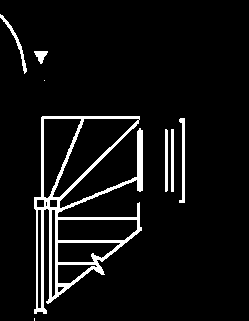
#> input picture tests/floorplan/data/arq-stair-window-thin.png, 249 x 321 px
$ python -i cleanup_base390.py   (imports and definitions only)
#> lines starting #> are read from the running program, lines starting #| are printed output that depends on the picture; after the words box and inside, x2 and y2 are one past the last pixel; in counts of white or black regions, pixels touching at a corner belong together
# КОД 390acfbc8 (база до T-171/круг 6), НЕ ПРАВИТЬ. Копия tools/floorplan/cleanup.py: отличие от оригинала — только шапка и переименованные импорты
# (cleanup→cleanup_base390, apartment_cut→apartment_cut_base390, quarter_turn→quarter_turn_base390), чтобы старая и новая функции жили в одном процессе.
# Нужна тесту tests/floorplan/test_deskew_k6flag.py: «флаги выкл = прежнее» сравнивается ПРЯМО, без золота (золото зависело от версии cv2).
"""Чистка входа листа плана перед разбором (T-20261126-98/4; решение директора 26.11): два независимых шага, оба ВЫКЛ по умолчанию.

  (б) фон скана/фото листа (серый, жёлтый, градиент света) → белый. Флаг `FP_CLEAN_BG=1`.
      Делим на поле освещённости (полином по верхней огибающей блоков), заливки комнат и линии остаются;
      цветной лист застройщика, белый лист, лист с большой заливкой, ink-ratio вне 0,8…1,3 — не трогаем.
  (а) выпрямление по линиям чертежа (две точки схода → гомография). Флаг `FP_CLEAN_RECT=1`. Применяется, только если
      доля длины линий на осях на отложенных отрезках выросла ≥ 0,08 и стала ≥ 0,55; лист «уже ровный» (≥ 0,80) не трогаем.
Увеличение мелких (в) в бой не несём: польза измерена и равна нулю. Прозрачный PNG → белый — уже в `pipeline._flat_rgb`.

    clean_sheet(pil_rgb) → (pil_rgb, ops)       # то, что зовёт pipeline.prepare(); без флагов — тот же объект, ops = []
    clean_bgr(bgr, rectify, background) → (bgr, ops, info)
Только OpenCV/numpy. Пороги — константы ниже (заданы до счёта, `etazhi-walls/vhod/ozhidanie.md`)."""
import os

import cv2
import numpy as np

# ---- пороги ----
RECT_WORK = 1400        # рабочий размер поиска линий
SEG_MIN_FRAC = 0.06     # минимальная длина отрезка, доля длинной стороны
AX_TOL = 1.5            # допуск «на оси», градусов
SCORE_SKIP = 0.80       # лист уже ровный — не трогаем
SCORE_GAIN = 0.08       # прирост доли «на осях», чтобы применить
SCORE_MIN_AFTER = 0.55
MIN_FAM_SEGS = 4        # сегментов в каждом семействе
ASPECT_MAX = 1.6        # пропорции выхода к входу не больше чем в 1,6 раза
MAX_ROT = 30.0          # поворот главной оси от горизонтали, градусов
BG_S_MAX = 90           # лист «бумажный»: насыщенность медианного пикселя (0..255) не выше
BG_V_WHITE = 247        # …и фон не белый: V ≤ 247, либо тон заметен (S ≥ 25 при V < 250)
BG_INK_MAX = 0.15
BG_RING_V_MIN = 100     # яркость кольца по краю листа (медиана) ниже — тёмный фон/рама (чёрный лист, цветной лист застройщика в тёмной рамке): фон не светлим; у фото БТИ на столе кольцо ≥ 109
INK_RATIO = (0.8, 1.3)


def flag_bg() -> bool:
    return os.environ.get('FP_CLEAN_BG', '0') == '1'


def flag_rect() -> bool:
    return os.environ.get('FP_CLEAN_RECT', '0') == '1'


def flag_deskew() -> bool:
    return os.environ.get('FP_CLEAN_DESKEW', '0') == '1'


# ---------------- (0) доворот повёрнутого листа (T-171/vhod, план Fable otvet-33 задача 6) ----------------
DESKEW_MIN = 1.5         # главный угол линий меньше — лист ровный, не трогаем
DESKEW_MAX = 30.0        # больше — не доворот (план «под 45°» — вопрос другого шага), не трогаем
DESKEW_RESID = 1.0       # после поворота угол пересчитан: остаток ≥ этого → откат (оценка угла грубая)
DESKEW_SHARE_MIN = 0.15  # доля длины линий на главном угле и поперёк него (±1,5°): меньше — главного угла у листа нет (рукописный/круглый план)
DESKEW_BALANCE_MIN = 0.04  # …и слабая из двух сторон не меньше этой доли: у плана стены идут в обе стороны, у линейки/рамки листа — в одну
DESKEW_MIN_SEGS = 12


def _fold90(a):
    """угол отрезка 0…180 → −45…45 (по модулю 90°)"""
    return (np.asarray(a, np.float64) + 45.0) % 90.0 - 45.0


DESKEW_THICK = 0.003     # штрих толще этой доли длинной стороны (на рабочем размере ≈ 4 px) — «толстый» (стена): тонкие линии, цифры, штриховка не считаются (Fable otvet-36, круг 6)


# [91 lines left out: functions thick_ink, main_angle, deskew_lines, not called in this run]


# ---------------- (а) выпрямление по линиям ----------------
def _segments(gray):
    h, w = gray.shape
    L = max(h, w)
    g = cv2.GaussianBlur(gray, (3, 3), 0)
    ed = cv2.Canny(g, 40, 120)
    ed = cv2.dilate(ed, np.ones((2, 2), np.uint8))
    segs = cv2.HoughLinesP(ed, 1, np.pi / 720, threshold=int(0.04 * L), minLineLength=int(SEG_MIN_FRAC * L), maxLineGap=int(0.012 * L))
    if segs is None:
        return np.zeros((0, 4), np.float64)
    return segs.reshape(-1, 4).astype(np.float64)


def _ang(s):
    return np.degrees(np.arctan2(s[:, 3] - s[:, 1], s[:, 2] - s[:, 0])) % 180.0   # 0..180


def _len(s):
    return np.hypot(s[:, 2] - s[:, 0], s[:, 3] - s[:, 1])


def _axis_score(s):
    if len(s) == 0:
        return 0.0
    a = _ang(s)
    d = np.minimum.reduce([np.abs(a), np.abs(a - 90), np.abs(a - 180)])
    ln = _len(s)
    return float(ln[d <= AX_TOL].sum() / max(ln.sum(), 1e-9))


def _dominant(a, ln):
    """главная ориентация семейства «почти горизонтальных» (в сторону 0…180), по гистограмме длины, окно 3°"""
    hist = np.zeros(180)
    for ai, li in zip(a, ln):
        hist[int(ai) % 180] += li
    ker = np.ones(5) / 5
    sm = np.convolve(np.concatenate([hist[-2:], hist, hist[:2]]), ker, mode='valid')
    return float(np.argmax(sm)) + 0.5


def _vp(segs, c, L):
    """точка схода семейства (однородные координаты, центр и масштаб убраны), 3 прохода с отсевом"""
    keep = np.ones(len(segs), bool)
    v = None
    for _ in range(4):
        S_ = segs[keep]
        if len(S_) < 3:
            return None, keep
        p1 = np.c_[(S_[:, 0] - c[0]) / L, (S_[:, 1] - c[1]) / L, np.ones(len(S_))]
        p2 = np.c_[(S_[:, 2] - c[0]) / L, (S_[:, 3] - c[1]) / L, np.ones(len(S_))]
        l = np.cross(p1, p2)
        l /= np.maximum(np.hypot(l[:, 0], l[:, 1]), 1e-12)[:, None]
        w = _len(S_)
        M = (l * w[:, None]).T @ l
        ev, evec = np.linalg.eigh(M)
        v = evec[:, 0]
        # отсев: угол между отрезком и направлением к точке схода
        mid = (p1 + p2) / 2
        vx = v[:2] / v[2] if abs(v[2]) > 1e-9 else None
        idx = np.where(keep)[0]
        res = np.zeros(len(idx))
        for k, (mm, ss) in enumerate(zip(mid, S_)):
            d_seg = np.array([ss[2] - ss[0], ss[3] - ss[1]])
            d_seg /= np.linalg.norm(d_seg) + 1e-12
            if vx is None:
                d_vp = v[:2] / (np.linalg.norm(v[:2]) + 1e-12)
            else:
                d_vp = vx - mm[:2]
                d_vp /= np.linalg.norm(d_vp) + 1e-12
            res[k] = np.degrees(np.arccos(np.clip(abs(float(np.dot(d_seg, d_vp))), 0, 1)))
        bad = res > 3.0
        if not bad.any():
            break
        keep[idx[bad]] = False
    return v, keep


def rectify_lines(bgr, f_force=None):
    """→ (warped | None, info). info: score_before/after, f, reason"""
    H0, W0 = bgr.shape[:2]
    k = min(1.0, RECT_WORK / max(H0, W0))
    small = cv2.resize(bgr, (round(W0 * k), round(H0 * k)), interpolation=cv2.INTER_AREA) if k < 1 else bgr
    gray = cv2.cvtColor(small, cv2.COLOR_BGR2GRAY)
    h, w = gray.shape
    L = float(max(h, w))
    c = np.array([w / 2, h / 2])
    info = {'ok': False}
    segs = _segments(gray)
    info['segs'] = int(len(segs))
    if len(segs) < 12:
        info['reason'] = f'мало линий ({len(segs)})'
        return None, info
    fit, test = segs[::2], segs[1::2]
    sb = _axis_score(test)
    info['score_before'] = round(sb, 3)
    if sb >= SCORE_SKIP:
        info['reason'] = f'лист уже ровный: {sb:.2f} длины на осях'
        return None, info
    a, ln = _ang(fit), _len(fit)
    th = _dominant(a, ln)
    th_n = th if th <= 90 else th - 180      # −90…90
    if abs(th_n) > 45:
        th_n = th_n - 90 if th_n > 0 else th_n + 90
    info['dominant_deg'] = round(th_n, 1)
    if abs(th_n) > MAX_ROT:
        info['reason'] = f'главная ось {th_n:.0f}° от горизонтали (> {MAX_ROT:.0f}°)'
        return None, info
    d1 = np.minimum(np.abs(a - th), 180 - np.abs(a - th))
    d2 = np.minimum(np.abs(a - (th + 90) % 180), 180 - np.abs(a - (th + 90) % 180))
    fam1, fam2 = fit[d1 <= 25], fit[d2 <= 25]
    info['fam'] = [int(len(fam1)), int(len(fam2))]
    if len(fam1) < MIN_FAM_SEGS or len(fam2) < MIN_FAM_SEGS:
        info['reason'] = f'мало линий в семействах ({len(fam1)}/{len(fam2)})'
        return None, info
    v1, k1 = _vp(fam1, c, L)
    v2, k2 = _vp(fam2, c, L)
    if v1 is None or v2 is None:
        info['reason'] = 'точка схода не найдена'
        return None, info
    info['fam_kept'] = [int(k1.sum()), int(k2.sum())]
    if k1.sum() < MIN_FAM_SEGS or k2.sum() < MIN_FAM_SEGS:
        info['reason'] = f'после отсева мало линий ({k1.sum()}/{k2.sum()})'
        return None, info
    # фокус: f² = −(v1−c)·(v2−c) (нормированные координаты: c=0, масштаб L)
    f = None
    if abs(v1[2]) > 1e-6 and abs(v2[2]) > 1e-6:
        p1, p2 = v1[:2] / v1[2], v2[:2] / v2[2]
        f2 = -float(np.dot(p1, p2))
        if 0.25 ** 2 <= f2 <= 3.0 ** 2:
            f = float(np.sqrt(f2))
    info['f_est'] = None if f is None else round(f, 2)
    if f_force is not None:
        f = f_force
    if f is None:
        f = 0.9
        info['f_default'] = True
    K = np.array([[f, 0, 0], [0, f, 0], [0, 0, 1.0]])
    Ki = np.linalg.inv(K)
    d1v, d2v = Ki @ v1, Ki @ v2
    d1v /= np.linalg.norm(d1v)
    d2v /= np.linalg.norm(d2v)
    if d1v[0] < 0:
        d1v = -d1v
    if d2v[1] < 0:
        d2v = -d2v
    # d1 и d2 должны быть почти ортогональны: берём ортогонализацию (нормаль n = d1 × d2)
    n = np.cross(d1v, d2v)
    if np.linalg.norm(n) < 1e-3:
        info['reason'] = 'направления вырождены'
        return None, info
    n /= np.linalg.norm(n)
    if n[2] < 0:
        n = -n
    r1 = d1v - n * float(np.dot(d1v, n))
    r1 /= np.linalg.norm(r1)
    r2 = np.cross(n, r1)
    if r2[1] < 0:
        r2 = -r2
        r1 = np.cross(r2, n)
    Rm = np.c_[r1, r2, n]            # столбцы — оси листа в системе камеры
    Hn = K @ Rm.T @ Ki               # в нормированных координатах (c=0, масштаб L)
    # → в пиксели рабочей картинки
    T = np.array([[1 / L, 0, -c[0] / L], [0, 1 / L, -c[1] / L], [0, 0, 1.0]])
    Hs = np.linalg.inv(T) @ Hn @ T
    corners = np.array([[0, 0, 1], [w, 0, 1], [w, h, 1], [0, h, 1]], float).T
    pc = Hs @ corners
    if (pc[2] <= 1e-6).any():
        info['reason'] = 'угол кадра уходит за линию горизонта'
        return None, info
    pc = (pc[:2] / pc[2]).T
    x0, y0 = pc.min(0)
    x1, y1 = pc.max(0)
    if (x1 - x0) > 3 * w or (y1 - y0) > 3 * h or (x1 - x0) < 0.3 * w or (y1 - y0) < 0.3 * h:
        info['reason'] = 'гомография слишком сильная (границы выхода вне 0,3…3× кадра)'
        return None, info
    # после — на отложенных отрезках: преобразуем их концы
    def tr(s):
        p = np.c_[s[:, 0], s[:, 1], np.ones(len(s))].T
        q = np.c_[s[:, 2], s[:, 3], np.ones(len(s))].T
        p2_, q2_ = Hs @ p, Hs @ q
        return np.c_[(p2_[:2] / p2_[2]).T, (q2_[:2] / q2_[2]).T]
    sa = _axis_score(tr(test))
    info['score_after'] = round(sa, 3)
    if sa < SCORE_MIN_AFTER or sa - sb < SCORE_GAIN:
        info['reason'] = f'не улучшает: на осях {sb:.2f} → {sa:.2f} (нужно ≥ +{SCORE_GAIN} и ≥ {SCORE_MIN_AFTER})'
        return None, info
    # полный размер: матрица для исходных пикселей = S · Hs · S^-1, S — масштаб рабочего размера
    Sk = np.diag([k, k, 1.0])
    Hf = np.linalg.inv(Sk) @ Hs @ Sk
    cf = np.array([[0, 0, 1], [W0, 0, 1], [W0, H0, 1], [0, H0, 1]], float).T
    pf = Hf @ cf
    pf = (pf[:2] / pf[2]).T
    fx0, fy0 = pf.min(0)
    fx1, fy1 = pf.max(0)
    # масштаб выхода: площадь ≈ площади исходной картинки (не растим), потолок 2000
    area_k = np.sqrt((W0 * H0) / max((fx1 - fx0) * (fy1 - fy0), 1.0))
    area_k = min(area_k, 2000 / max(fx1 - fx0, fy1 - fy0) * 1.0, 1.5)
    Tt = np.array([[area_k, 0, -fx0 * area_k], [0, area_k, -fy0 * area_k], [0, 0, 1.0]])
    Hout = Tt @ Hf
    ow, oh = int(round((fx1 - fx0) * area_k)), int(round((fy1 - fy0) * area_k))
    asp = (ow / oh) / (W0 / H0)
    info['aspect_change'] = round(float(asp), 2)
    if not (1 / ASPECT_MAX <= asp <= ASPECT_MAX):
        info['reason'] = f'пропорции листа меняются в {asp:.2f}× (допуск {1 / ASPECT_MAX:.2f}…{ASPECT_MAX}) — гомография сомнительна'
        info['ok'] = False
        return None, info
    m = max(3, int(0.02 * min(H0, W0)))
    ringpx = np.concatenate([bgr[:m].reshape(-1, 3), bgr[-m:].reshape(-1, 3), bgr[:, :m].reshape(-1, 3), bgr[:, -m:].reshape(-1, 3)])
    fillc = tuple(int(x) for x in np.median(ringpx, axis=0))      # поля клина — цвет рамки исходника (бумага → бумага, голубой фон → голубой)
    warped = cv2.warpPerspective(bgr, Hout, (ow, oh), flags=cv2.INTER_CUBIC, borderMode=cv2.BORDER_CONSTANT, borderValue=fillc)
    info.update({'ok': True, 'out_size': [ow, oh], 'H': Hout.tolist()})
    return warped, info


# [22 lines left out: function _illum, not called in this run]

# ---------------- (б) фон скана ----------------
def clean_background(bgr):
    """→ (out | None, info)"""
    hsv = cv2.cvtColor(bgr, cv2.COLOR_BGR2HSV)
    info = {}
    medS = float(np.median(hsv[..., 1]))
    medV = float(np.median(hsv[..., 2]))
    info.update({'medS': round(medS, 1), 'medV': round(medV, 1)})
    gray = cv2.cvtColor(bgr, cv2.COLOR_BGR2GRAY)
    ink0 = cv2.adaptiveThreshold(cv2.GaussianBlur(gray, (3, 3), 0), 255, cv2.ADAPTIVE_THRESH_MEAN_C, cv2.THRESH_BINARY_INV, 31, 12)
    inkfrac = float((ink0 > 0).mean())
    info['ink_frac'] = round(inkfrac, 4)
    if not (medV <= 247 or (medS >= 25 and medV < 250)):
        info['reason'] = f'фон уже белый (V {medV:.0f})'
        return None, info
    # бумага занимает весь кадр: кольцо по краю того же тона, что медиана; иначе внутри белого поля цветная заливка (лист застройщика) — не бумага
    Hh, Ww = bgr.shape[:2]
    m = max(3, int(0.02 * min(Hh, Ww)))
    ring = np.concatenate([hsv[:m, :, 2].ravel(), hsv[-m:, :, 2].ravel(), hsv[:, :m, 2].ravel(), hsv[:, -m:, 2].ravel()])
    info['ringV'] = round(float(np.median(ring)), 1)
    if float(np.median(ring)) < BG_RING_V_MIN:
        info['reason'] = f'лист в тёмной раме/на тёмном фоне (V по краю {np.median(ring):.0f} < {BG_RING_V_MIN}) — это не бумага скана, фон не светлим'
        return None, info
    if float(np.median(ring)) - medV > 18:
        info['reason'] = f'по краю светлее, чем в середине (V {np.median(ring):.0f} против {medV:.0f}) — заливка внутри белого листа, не бумага'
        return None, info
    if medS > BG_S_MAX:
        info['reason'] = f'цветной лист застройщика (насыщенность {medS:.0f} > {BG_S_MAX}) — не трогаем'
        return None, info
    sel = hsv[..., 1] > 25
    medH = float(np.median(hsv[..., 0][sel])) if sel.any() else 0.0
    info['medH'] = round(medH, 1)
    if medS > 40 and not (medH <= 32 or medH >= 165):
        info['reason'] = f'фон цветной не-бумажного тона (оттенок {medH:.0f}, насыщенность {medS:.0f}) — лист застройщика, не скан — не трогаем'
        return None, info
    if inkfrac > BG_INK_MAX:
        info['reason'] = f'много тёмного/заливки ({inkfrac:.2f} > {BG_INK_MAX}) — не трогаем'
        return None, info
    H, W = gray.shape
    out = np.zeros_like(bgr)
    for ch in range(3):
        fld = _illum(bgr[..., ch])
        out[..., ch] = np.clip(bgr[..., ch].astype(np.float32) / np.maximum(fld, 1.0) * 255.0, 0, 255).astype(np.uint8)
    # лёгкое подтягивание уровней: фон → 255 (бумага после деления ≈ 245-255)
    g2 = cv2.cvtColor(out, cv2.COLOR_BGR2GRAY)
    ink1 = cv2.adaptiveThreshold(cv2.GaussianBlur(g2, (3, 3), 0), 255, cv2.ADAPTIVE_THRESH_MEAN_C, cv2.THRESH_BINARY_INV, 31, 12)
    ratio = float((ink1 > 0).sum() / max((ink0 > 0).sum(), 1))
    info['ink_ratio'] = round(ratio, 2)
    info['bg_after'] = round(float(np.median(g2)), 1)
    if not (INK_RATIO[0] <= ratio <= INK_RATIO[1]):
        info['reason'] = f'чернил после/до {ratio:.2f} вне {INK_RATIO} — откат (чистка испортила бы линии)'
        return None, info
    return out, info


# ---------------- (в) усиление бледных линий БТИ ----------------
LINES_FAINT = 0.35          # типичная («75-й процентиль» по пикселям линий) глубина ниже этого → линии бледные, усиливаем
LINES_TARGET = 0.65         # до какой глубины подтягиваем типичную линию
LINES_GAIN = (1.0, 3.0)
LINES_PAPER_SD = 8.0        # разброс яркости бумаги (верхние 40 % пикселей) больше — фон неровный/тёмный, усиление раздуло бы пятна: не трогаем
LINES_CHANGED = 0.22        # доля потемневших пикселей больше — усилилось слишком много (не линии), откат
LINES_LOW = 0.14            # штрих: глубина не меньше (иначе зерно бумаги)
LINES_SEED = 0.20           # и связан с пикселем не мельче этой глубины
LINES_AREA = (1.0, 2.6)     # площадь «чёрного» после/до: больше — усилился шум/толщина, откат


def flag_lines() -> bool:
    return os.environ.get('FP_CLEAN_LINES', '0') == '1'


# [65 lines left out: function strengthen_lines, not called in this run]


# ---------------- (г) фон «в клетку» / тетрадный лист / сетка редактора ----------------
GRID_MIN_LINES = 5          # не меньше стольких линий по каждой оси
GRID_COVER_WEAK = 0.2       # слабая линия решётки (плану закрыта часть длины): тот же шаг, тот же тон
GRID_COVER = 0.5            # линия сетки: светлый тонкий штрих на такой доле ширины/высоты листа
GRID_DEPTH = (6, 110)       # глубина штриха сетки (уровней серого относительно фона): светлее 6 — шум, темнее 110 (серый ≲145 на белом) — линия плана, не сетка
GRID_THIN = 4               # толщина штриха сетки не больше (px): штриховка и контуры стен толще
GRID_REGULAR = 0.6          # доля зазоров между линиями, совпадающих с типичным (±20 %): сетка регулярна
GRID_DARK_KEEP = 0.98       # тёмных (план) пикселей после/до не меньше
GRID_LEFT = 0.25            # сетки осталось после/до не больше (по числу строк/столбцов-линий)


def flag_grid() -> bool:
    return os.environ.get('FP_CLEAN_GRID', '0') == '1'


# [90 lines left out: functions _grid_axis, remove_grid, not called in this run]


# ---------------- (д) слои: цветная мебель и размерные линии отдельно от стен (класс Г) ----------------
LAYER_MEAN_SAT = 8.0         # средняя насыщенность листа выше — фото/цветная заливка (у чистых CAD-листов 1…3, у фото 18…35)
LAYER_PAPER = 200            # медианная яркость листа ниже — не белая бумага
LAYER_GREEN = (35, 90)       # оттенок (OpenCV H 0…179) мебели
LAYER_BLUE = (100, 130)      # оттенок размерных линий
LAYER_SAT = 40              # «цветной» пиксель: насыщенность выше (и яркость > 60)
LAYER_FURN_MIN = 0.04       # цветная связная фигура мебели: большая сторона не меньше этой доли длинной стороны листа (подписи — мельче)
LAYER_WALL_COLOURED = 0.25  # цветных длинных толстых штрихов больше — стены цветные (оранжевые/синие), мебель не трогаем
LAYER_BRIDGE = 0.006         # радиус склейки цветных кусков через разрыв (подпись поверх линии), доля длинной стороны
LAYER_CLOSE_SPAN = 0.08     # цветная фигура, касающаяся стен в двух местах дальше этой доли друг от друга, замыкает помещение — не стираем
LAYER_FURN_SIDE = 0.025   # и меньшая сторона не меньше этой доли: цветные цифры и подписи комнат остаются
DIM_MIN = 0.035             # размерная линия: длина не меньше (доля длинной стороны)
DIM_TEXT_R = 0.016          # цифра размера должна лежать рядом с серединой линии (доля длинной стороны)
DIM_TWIN = 0.010            # рядом вдоль линии есть «двойник» (параллельная линия ближе этого) — это стена/контур, не размерная
LAYER_CHANGED = (0.0, 0.85) # доля стёртых от всех «чернил» — вне этого откат (мебель бывает 75 % чернил, kazan-7666695; стены защищены отдельно: толстое и «двойники»)


def flag_layers() -> bool:
    return os.environ.get('FP_CLEAN_LAYERS', '0') == '1'


# [134 lines left out: function separate_layers, not called in this run]


def clean_bgr(bgr, rectify=True, background=True, lines=False, grid=False, layers=False, deskew=False):
    """→ (bgr, ops, info). ops ⊂ ['deskew', 'rectify', 'background', 'grid', 'layers', 'lines']; ничего не применилось — тот же массив."""
    ops, info, cur = [], {}, bgr
    if deskew:                                                # доворот — первым: выпрямление ниже видит уже ровный лист (≥ 0,80 на осях → пропуск)
        d_, inf = deskew_lines(cur)
        info['deskew'] = {k: v for k, v in inf.items() if k != 'H'}
        if d_ is not None:
            cur = d_
            ops.append('deskew')
            info['deskew_H'] = inf['H']
    if rectify:
        if 'deskew_H' in info:                                # после доворота выпрямление не шагает: две геометрии подряд — матрицы не склеены
            info['rect'] = {'ok': False, 'reason': 'лист довёрнут (deskew) — выпрямление не применяется'}
            rectify = False
    if rectify:
        w_, inf = rectify_lines(cur)
        info['rect'] = {k: v for k, v in inf.items() if k != 'H'}
        if w_ is not None:
            cur = w_
            ops.append('rectify')
            info['rect_H'] = inf['H']      # матрица исходный лист → выпрямленный (нужна для обратного преобразования)
    if background:
        b_, inf = clean_background(cur)
        info['bg'] = inf
        if b_ is not None:
            cur = b_
            ops.append('background')
    if grid:                                                  # сетку — до усиления линий (иначе усилили бы и клетку)
        g_, inf = remove_grid(cur)
        info['grid'] = inf
        if g_ is not None:
            cur = g_
            ops.append('grid')
    if layers:                                                # слои (мебель, размерные) — после сетки, до усиления линий
        y_, inf, _m = separate_layers(cur)
        info['layers'] = inf
        if y_ is not None:
            cur = y_
            ops.append('layers')
    if lines:
        l_, inf = strengthen_lines(cur)
        info['lines'] = inf
        if l_ is not None:
            cur = l_
            ops.append('lines')
    return cur, ops, info


# [31 lines left out: functions clean_sheet_steps, clean_sheet, not called in this run]

>>> import cv2
>>> picture = cv2.imread('../arq-stair-window-thin.png')
#> picture is the input picture: shape (321, 249, 3); 6.6% white; 8 white regions (2 under 20 px), largest, box (x1, y1, x2, y2) and area: (34, 116, 143, 314) 4301, (179, 118, 185, 203) 277, (0, 14, 27, 74) 208, (171, 129, 174, 192) 189, (165, 129, 168, 192) 187, (34, 51, 48, 64) 103
>>> result = clean_bgr(picture)
#> in clean_bgr, `ops, info, cur = [], {}, bgr`: ops = []
#> in _segments, `g = cv2.GaussianBlur(gray, (3, 3), 0)`:
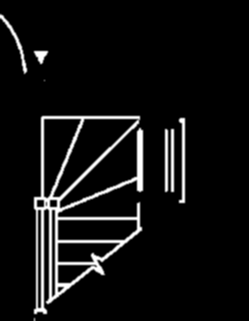
#> g: shape (321, 249); min 0, max 255, mean 16.8
#> in _segments, `ed = cv2.Canny(g, 40, 120)`:
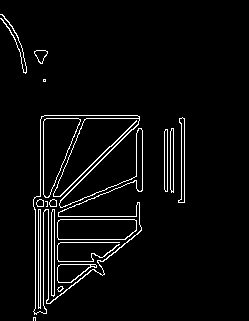
#> ed: shape (321, 249); 4.2% white in thin lines or dots, all inside (x1, y1, x2, y2) = (0, 14, 185, 321)
#> in _segments, `segs = cv2.HoughLinesP(ed, 1, np.pi / 720, threshold=int(0.04 * L), mi..`: segs = 100 rows, first 6: [43, 306, 44, 115], [57, 233, 62, 193], [91, 268, 123, 239], [40, 182, 41, 132], [50, 304, 142, 229], [73, 187, 139, 124]
#> (the rest of the program and of its run is left out)
